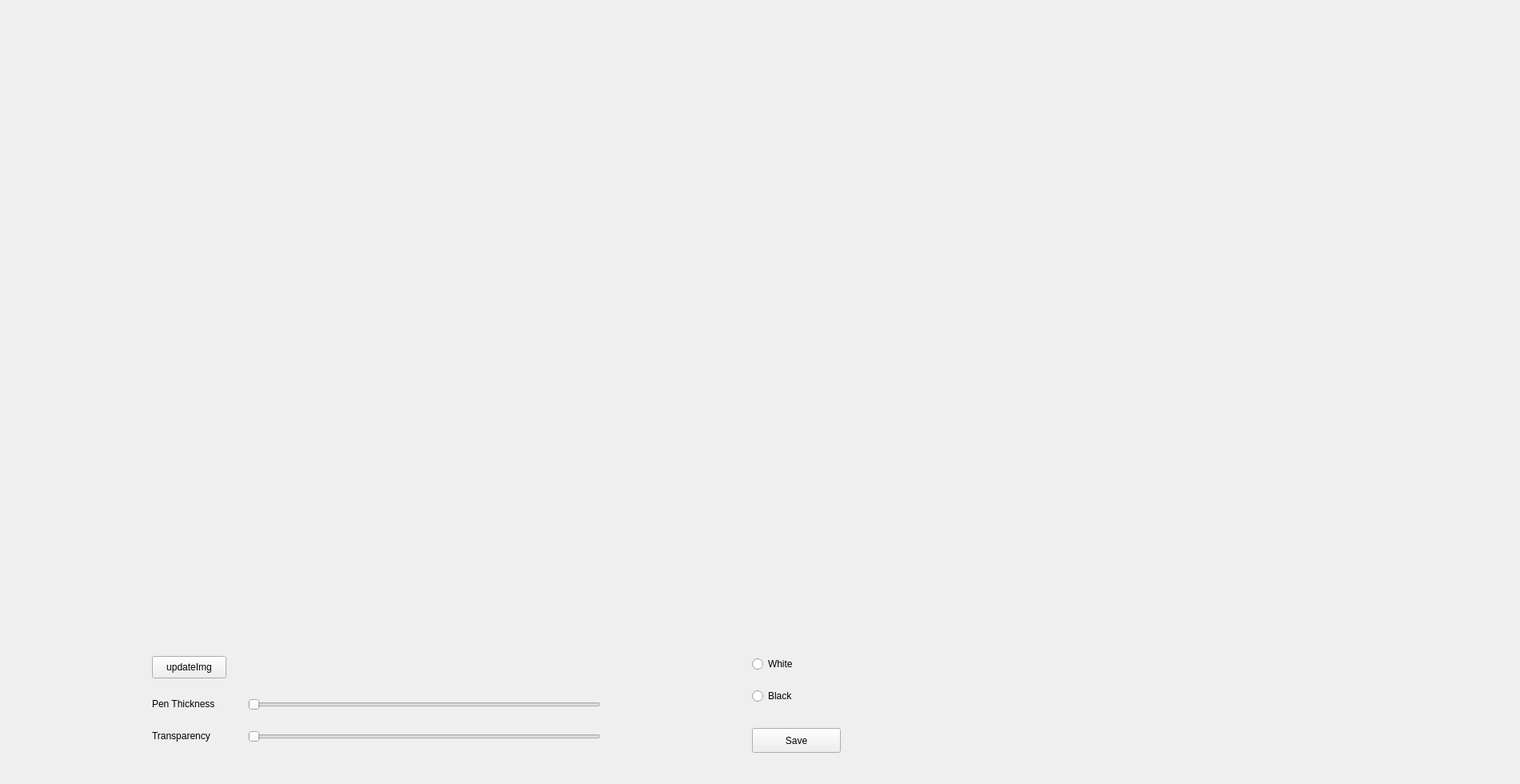
<?xml version="1.0" encoding="UTF-8"?>
<ui version="4.0">
 <class>Form</class>
 <widget class="QWidget" name="Form">
  <property name="geometry">
   <rect>
    <x>0</x>
    <y>0</y>
    <width>1900</width>
    <height>980</height>
   </rect>
  </property>
  <property name="windowTitle">
   <string>Form</string>
  </property>
  <widget class="QLabel" name="label_img_org">
   <property name="geometry">
    <rect>
     <x>0</x>
     <y>0</y>
     <width>900</width>
     <height>780</height>
    </rect>
   </property>
   <property name="text">
    <string/>
   </property>
   <property name="scaledContents">
    <bool>true</bool>
   </property>
  </widget>
  <widget class="QSlider" name="slider_pen_thickness">
   <property name="geometry">
    <rect>
     <x>310</x>
     <y>870</y>
     <width>441</width>
     <height>22</height>
    </rect>
   </property>
   <property name="minimum">
    <number>1</number>
   </property>
   <property name="maximum">
    <number>250</number>
   </property>
   <property name="singleStep">
    <number>2</number>
   </property>
   <property name="orientation">
    <enum>Qt::Horizontal</enum>
   </property>
  </widget>
  <widget class="QLabel" name="label">
   <property name="geometry">
    <rect>
     <x>190</x>
     <y>870</y>
     <width>91</width>
     <height>20</height>
    </rect>
   </property>
   <property name="text">
    <string>Pen Thickness</string>
   </property>
  </widget>
  <widget class="QPushButton" name="btn_save">
   <property name="geometry">
    <rect>
     <x>940</x>
     <y>910</y>
     <width>111</width>
     <height>31</height>
    </rect>
   </property>
   <property name="text">
    <string>Save</string>
   </property>
  </widget>
  <widget class="QRadioButton" name="radio_white">
   <property name="geometry">
    <rect>
     <x>940</x>
     <y>820</y>
     <width>95</width>
     <height>20</height>
    </rect>
   </property>
   <property name="text">
    <string>White</string>
   </property>
  </widget>
  <widget class="QRadioButton" name="radio_black">
   <property name="geometry">
    <rect>
     <x>940</x>
     <y>860</y>
     <width>95</width>
     <height>20</height>
    </rect>
   </property>
   <property name="text">
    <string>Black</string>
   </property>
  </widget>
  <widget class="QLabel" name="label_paint_area">
   <property name="geometry">
    <rect>
     <x>920</x>
     <y>0</y>
     <width>900</width>
     <height>780</height>
    </rect>
   </property>
   <property name="text">
    <string/>
   </property>
   <property name="scaledContents">
    <bool>true</bool>
   </property>
  </widget>
  <widget class="QPushButton" name="btn_updateImg">
   <property name="geometry">
    <rect>
     <x>190</x>
     <y>820</y>
     <width>93</width>
     <height>28</height>
    </rect>
   </property>
   <property name="text">
    <string>updateImg</string>
   </property>
  </widget>
  <widget class="QLabel" name="label_pen_th">
   <property name="geometry">
    <rect>
     <x>780</x>
     <y>870</y>
     <width>55</width>
     <height>16</height>
    </rect>
   </property>
   <property name="text">
    <string/>
   </property>
  </widget>
  <widget class="QLabel" name="label_2">
   <property name="geometry">
    <rect>
     <x>190</x>
     <y>910</y>
     <width>91</width>
     <height>20</height>
    </rect>
   </property>
   <property name="text">
    <string>Transparency</string>
   </property>
  </widget>
  <widget class="QSlider" name="slider_alpha_value">
   <property name="geometry">
    <rect>
     <x>310</x>
     <y>910</y>
     <width>441</width>
     <height>22</height>
    </rect>
   </property>
   <property name="minimum">
    <number>0</number>
   </property>
   <property name="maximum">
    <number>255</number>
   </property>
   <property name="singleStep">
    <number>2</number>
   </property>
   <property name="orientation">
    <enum>Qt::Horizontal</enum>
   </property>
  </widget>
  <widget class="QLabel" name="label_transparency">
   <property name="geometry">
    <rect>
     <x>780</x>
     <y>910</y>
     <width>55</width>
     <height>16</height>
    </rect>
   </property>
   <property name="text">
    <string/>
   </property>
  </widget>
 </widget>
 <resources/>
 <connections/>
</ui>
